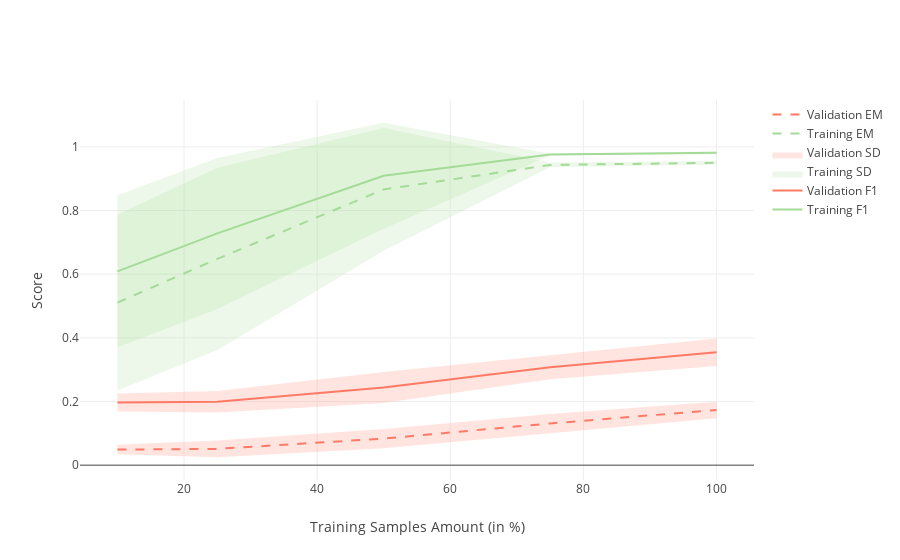

Notebook code for this chart:
### Markdown cell above
### Curvas de Aprendizado utilizando K-fold com ELMo, Word Embeddings de 600 dimensões e respostas adicionais para treino e dev.

### Code cell
metrics_elmo_path = "{}/metrics/elmo".format(os.getcwd())
plot(metrics_elmo_path)
# metrics_elmo_path

### Figure 1 — Plotly figure (JSON) as saved in the notebook; plotly's stock layout.template omitted (floating-point values rounded to 4 significant figures)
{"data": [{"line": {"color": "rgb(163,218,151)"}, "mode": "lines", "name": "Training F1", "type": "scatter", "uid": "7274ba33-0205-467e-a8f0-a14dea330c93", "x": ["10", "25", "50", "75", "100"], "y": [0.6088, 0.7281, 0.9095, 0.9759, 0.9813]}, {"line": {"color": "rgb(255,122,101)"}, "mode": "lines", "name": "Validation F1", "type": "scatter", "uid": "db2c1cb9-3f21-4a33-a980-6a960c40fda1", "x": ["10", "25", "50", "75", "100"], "y": [0.1968, 0.1991, 0.2438, 0.3073, 0.3549]}, {"fillcolor": "rgba(163,218,151,0.2)", "line": {"color": "rgba(255,255,255,0)"}, "showlegend": false, "type": "scatter", "uid": "bce7363c-d89a-47c1-ac9a-c55467ff6352", "x": ["10", "25", "50", "75", "100"], "y": [0.8479, 0.9653, 1.076, 0.9788, 0.9852]}, {"fill": "tonexty", "fillcolor": "rgba(163,218,151,0.2)", "line": {"color": "rgba(255,255,255,0)"}, "name": "Training SD", "type": "scatter", "uid": "ca65e6bd-5b1b-4f37-93b4-a3cc400f8a58", "x": ["10", "25", "50", "75", "100"], "y": [0.3698, 0.491, 0.743, 0.9729, 0.9773]}, {"fillcolor": "rgba(255,122,101,0.2)", "line": {"color": "rgba(255,255,255,0)"}, "showlegend": false, "type": "scatter", "uid": "f43201fb-79f3-402d-89e8-db48d2ae8c45", "x": ["10", "25", "50", "75", "100"], "y": [0.1687, 0.1651, 0.1953, 0.27, 0.3119]}, {"fill": "tonexty", "fillcolor": "rgba(255,122,101,0.2)", "line": {"color": "rgba(255,255,255,0)"}, "name": "Validation SD", "type": "scatter", "uid": "2f923269-41cd-457b-9de8-0f86d34cf33d", "x": ["10", "25", "50", "75", "100"], "y": [0.2249, 0.2331, 0.2924, 0.3446, 0.3978]}, {"line": {"color": "rgb(163,218,151)", "dash": "dash"}, "mode": "lines", "name": "Training EM", "type": "scatter", "uid": "b04c6d00-6c9d-4e83-9878-ccd7afd616e8", "x": ["10", "25", "50", "75", "100"], "y": [0.5108, 0.6481, 0.8665, 0.9434, 0.95]}, {"line": {"color": "rgb(255,122,101)", "dash": "dash"}, "mode": "lines", "name": "Validation EM", "type": "scatter", "uid": "f20632a2-9a20-4441-8e80-ec8b95a21cef", "x": ["10", "25", "50", "75", "100"], "y": [0.04892, 0.05118, 0.08352, 0.131, 0.1734]}, {"fillcolor": "rgba(163,218,151,0.2)", "line": {"color": "rgba(255,255,255,0)"}, "showlegend": false, "type": "scatter", "uid": "61ea37e1-5ab7-447b-85a7-9dd3ae1b6d01", "x": ["10", "25", "50", "75", "100"], "y": [0.7872, 0.9342, 1.06, 0.9507, 0.9555]}, {"fill": "tonexty", "fillcolor": "rgba(163,218,151,0.2)", "line": {"color": "rgba(255,255,255,0)"}, "name": "Training EM SD", "showlegend": false, "type": "scatter", "uid": "d4678173-1dd1-4438-8ff1-4eefd91e6f4f", "x": ["10", "25", "50", "75", "100"], "y": [0.2345, 0.3619, 0.6733, 0.9361, 0.9445]}, {"fillcolor": "rgba(255,122,101,0.2)", "line": {"color": "rgba(255,255,255,0)"}, "showlegend": false, "type": "scatter", "uid": "c414d326-5590-40ff-968e-99eaba8db9d8", "x": ["10", "25", "50", "75", "100"], "y": [0.0339, 0.02484, 0.05312, 0.1012, 0.1472]}, {"fill": "tonexty", "fillcolor": "rgba(255,122,101,0.2)", "line": {"color": "rgba(255,255,255,0)"}, "name": "Validation EM SD", "showlegend": false, "type": "scatter", "uid": "66b082ab-d1d1-4304-a4a3-cf33f8a07dbb", "x": ["10", "25", "50", "75", "100"], "y": [0.06394, 0.07752, 0.1139, 0.1609, 0.1995]}], "layout": {"title": {"text": ""}, "xaxis": {"title": {"text": "Training Samples Amount (in %)"}}, "yaxis": {"title": {"text": "Score"}}}}
